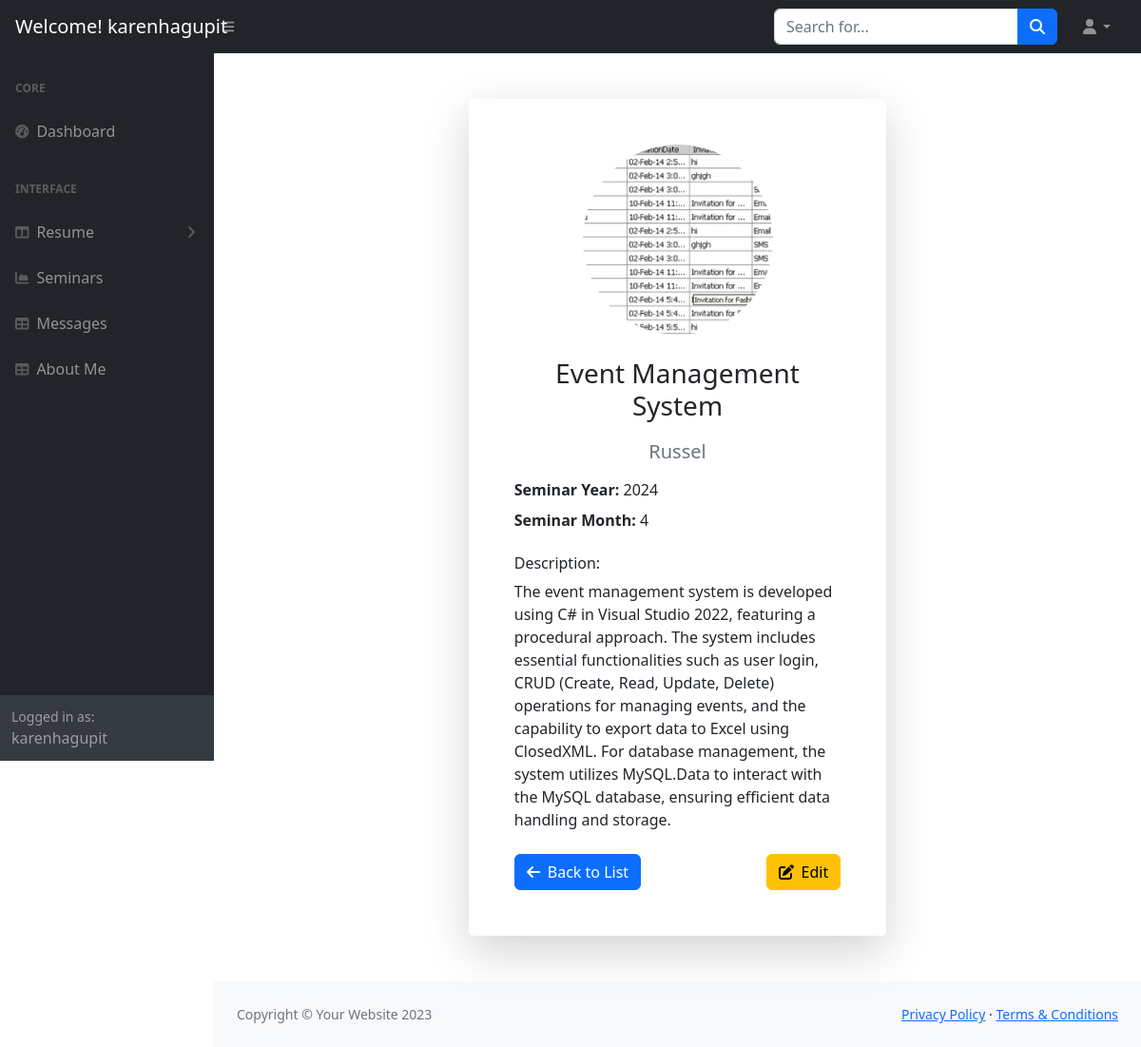
/dashboard/dashboard/view_seminar.php?id=19 (signed in), run on the app's committed database.
### tables this page shows
CREATE TABLE `seminars` (
  `id` int(11) NOT NULL,
  `seminar_name` varchar(255) NOT NULL,
  `conductor` varchar(100) NOT NULL,
  `seminar_year` int(11) NOT NULL,
  `seminar_month` int(11) NOT NULL,
  `description` text DEFAULT NULL,
  `picture_path` varchar(255) DEFAULT NULL,
  `github_link` varchar(255) DEFAULT NULL
);

### dashboard/dashboard/view_seminar.php (the view, shortened to what this page needs)
<?php
$servername = "localhost";
$username = "u734514591_kenruss";
$password = "RUSSken0617";
$dbname = "u734514591_kenruss";
$conn = new mysqli($servername, $username, $password, $dbname);
$id = isset($_GET['id']) ? intval($_GET['id']) : 0;
$stmt = $conn->prepare("SELECT * FROM seminars WHERE id = ?");
$stmt->bind_param("i", $id);
if (!$stmt->execute()) {
    die("Error executing statement: " . $stmt->error);
}
$result = $stmt->get_result();
$seminars = $result->fetch_assoc();
$username = $_SESSION['user'];
?>
<!DOCTYPE html>
<html lang="en">
    <head>
        <link href="https://cdn.jsdelivr.net/npm/simple-datatables@7.1.2/dist/style.min.css" rel="stylesheet" />
        <link rel="stylesheet" href="https://maxcdn.bootstrapcdn.com/bootstrap/4.5.2/css/bootstrap.min.css">
        <link href="css/styles.css" rel="stylesheet" />
    </head>
    <body class="sb-nav-fixed">
        <nav class="sb-topnav navbar navbar-expand navbar-dark bg-dark">
            <a class="navbar-brand ps-3" href="index.html">Welcome! <?php echo htmlspecialchars($username); ?></h1></a>
            <button class="btn btn-link btn-sm order-1 order-lg-0 me-4 me-lg-0" id="sidebarToggle" href="#!"><i class="fas fa-bars"></i></button>
            <form class="d-none d-md-inline-block form-inline ms-auto me-0 me-md-3 my-2 my-md-0">
                <div class="input-group">
                    <input class="form-control" type="text" placeholder="Search for..." aria-label="Search for..." aria-describedby="btnNavbarSearch" />
                    <button class="btn btn-primary" id="btnNavbarSearch" type="button"><i class="fas fa-search"></i></button>
                </div>
            </form>
            <ul class="navbar-nav ms-auto ms-md-0 me-3 me-lg-4">
                <li class="nav-item dropdown">
                    <a class="nav-link dropdown-toggle" id="navbarDropdown" href="#" role="button" data-bs-toggle="dropdown" aria-expanded="false"><i class="fas fa-user fa-fw"></i></a>
                </li>
            </ul>
        </nav>
        <div id="layoutSidenav">
            <div id="layoutSidenav_nav">
                <nav class="sb-sidenav accordion sb-sidenav-dark" id="sidenavAccordion">
                    <div class="sb-sidenav-menu">
                        <div class="nav">
                            <div class="sb-sidenav-menu-heading">Core</div>
                            <a class="nav-link" href="dashboard.php">
                                <div class="sb-nav-link-icon"><i class="fas fa-tachometer-alt"></i></div>
                                Dashboard
                            </a>
                            <div class="sb-sidenav-menu-heading">Interface</div>
                            <a class="nav-link collapsed" href="#" data-bs-toggle="collapse" data-bs-target="#collapseLayouts" aria-expanded="false" aria-controls="collapseLayouts">
                                <div class="sb-nav-link-icon"><i class="fas fa-columns"></i></div>
                                Resume
                                <div class="sb-sidenav-collapse-arrow"><i class="fas fa-angle-down"></i></div>
                            </a>
                            <a class="nav-link" href="dash_seminar.php">
                                <div class="sb-nav-link-icon"><i class="fas fa-chart-area"></i></div>
                                Seminars
                            </a>
                            <a class="nav-link" href="message.php">
                                <div class="sb-nav-link-icon"><i class="fas fa-table"></i></div>
                                Messages
                            </a>
                            <a class="nav-link" href="dash_about.php">
                                <div class="sb-nav-link-icon"><i class="fas fa-table"></i></div>
                                About Me
                            </a>
                        </div>
                    </div>
                    <div class="sb-sidenav-footer">
                        <div class="small">Logged in as:</div>
                        <?php echo htmlspecialchars($username); ?>
                    </div>
                </nav>
            </div>
            <div id="layoutSidenav_content">
                <main>
                    <div class="container-fluid px-4">
                        <div class="container my-5">
    <div class="row justify-content-center">
        <div class="col-md-8 col-lg-6">
            <div class="card shadow-lg border-0 rounded-lg">
                <div class="card-body p-5">
                    <?php if (!empty($seminars['picture_path'])): ?>
                        <?php
                        $imagePath = $seminars['picture_path'];
                        ?>
                        <div class="text-center mb-4">
                            <img src="<?php echo htmlspecialchars($imagePath); ?>"
                                 class="img-fluid rounded-circle"
                                 alt="Seminar Picture"
                                 style="width: 200px; height: 200px; object-fit: cover;">
                        </div>
                    <?php endif; ?>
                    <h3 class="card-title text-center mb-4"><?php echo htmlspecialchars($seminars['seminar_name']); ?></h3>
                    <h5 class="card-subtitle mb-3 text-muted text-center"><?php echo htmlspecialchars($seminars['conductor']); ?></h5>
                    <div class="mb-4">
                        <p class="mb-2"><strong>Seminar Year:</strong> <?php echo htmlspecialchars($seminars['seminar_year']); ?></p>
                        <p class="mb-2"><strong>Seminar Month:</strong> <?php echo htmlspecialchars($seminars['seminar_month']); ?></p>
                    </div>
                    <div class="mb-4">
                        <h6 class="mb-2">Description:</h6>
                        <p class="card-text"><?php echo nl2br(htmlspecialchars($seminars['description'])); ?></p>
                    </div>
                    <div class="d-flex justify-content-between">
                        <a href="dash_seminar.php" class="btn btn-primary">
                            <i class="fas fa-arrow-left me-2"></i>Back to List
                        </a>
                        <a href="edit_seminar.php?id=<?php echo $seminars['id']; ?>" class="btn btn-warning">
                            <i class="fas fa-edit me-2"></i>Edit
                        </a>
                    </div>
                </div>
            </div>
        </div>
    </div>
</div>
                    </main>
                <footer class="py-4 bg-light mt-auto">
                    <div class="container-fluid px-4">
                        <div class="d-flex align-items-center justify-content-between small">
                            <div class="text-muted">Copyright &copy; Your Website 2023</div>
                            <div>
                                <a href="#">Privacy Policy</a>
                                &middot;
                                <a href="#">Terms &amp; Conditions</a>
                            </div>
                        </div>
                    </div>
                </footer>
            </div>
        </div>
    </body>
</html>

### dashboard/dashboard/view_seminar.php (style rules this page uses)
.card { transition: transform 0.3s; }
.btn { transition: all 0.3s; }

### data on the page
seminars: picture_path (picture), seminar_name "Event Management System", conductor "Russel", seminar_year "2024", seminar_month "4", description "The event management system is developed using C# in Visual Studio 2022, featuring a procedural approach. The system includes essential functionalities such as user login, CRUD (Create, Read, Update, Delete) operations for managing events, and the capability to export data to Excel using ClosedXML. For database management, the system utilizes MySQL.Data to interact with the MySQL database, ensuring efficient data handling and storage."

### other printed values
$username "karenhagupit"
